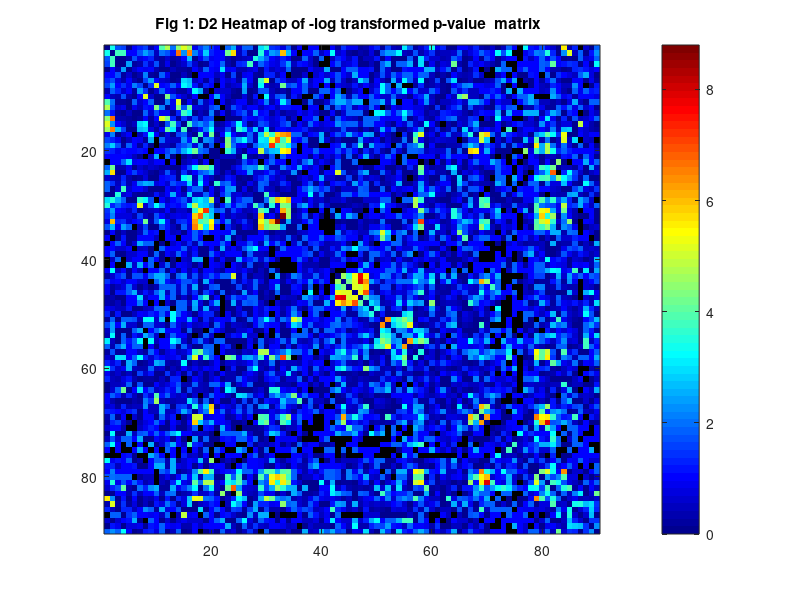

Reproduce this figure in MATLAB. (Note: this script raises an error after producing the figure.)
%% GLEN network detection and testing
% Network object oriented statistics method is a new appraoch to detect and
% test hidden phenotype related connectivity patterns at the "network"
% level. 
% Notet that the subgraph may vary a little bit due to the random
% intialization of the kmeans++ algorithm. 
    %% D2 data analysis
    
    load('data_d2.mat')
    imagesc(WnTest);colorbar
    colormap jet
    title('Fig 1: D2 Heatmap of -log transformed p-value  matrix  ');
    snapnow;
    warning('off','all')
   [Test_Cindxn ,Test_CIDn ,Test_Clistn ]=Pard(squareform(WnTest0),1,0,8); 
 

 

    %% Graph combinatorics based test 
    
    
    [signodeGEP,GEPstat,P_Pard]=GEP_newstats_testonly(WnTest,WnTest0,Test_Cindxn,Test_CIDn,100);  
    
    P_Pard
    
    
    imagesc(WnTest( Test_Clistn , Test_Clistn ));colorbar
    colormap jet
    title('Fig 2: Heatmap of -log transformed p-values with detected subnetworks');
    snapnow;